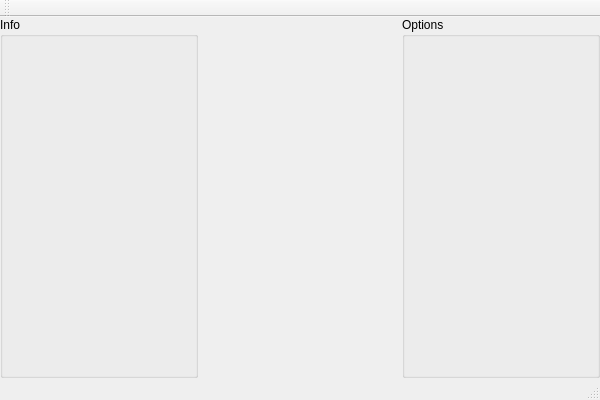
<?xml version="1.0" encoding="UTF-8"?>
<ui version="4.0">
 <class>chessClass</class>
 <widget class="QMainWindow" name="chessClass">
  <property name="geometry">
   <rect>
    <x>0</x>
    <y>0</y>
    <width>600</width>
    <height>400</height>
   </rect>
  </property>
  <property name="windowTitle">
   <string>Chai Chess</string>
  </property>
  <property name="windowIcon">
   <iconset resource="chess.qrc">
    <normaloff>:/chess/chai_symbol</normaloff>:/chess/chai_symbol</iconset>
  </property>
  <property name="iconSize">
   <size>
    <width>128</width>
    <height>128</height>
   </size>
  </property>
  <widget class="QWidget" name="centralWidget">
   <layout class="QHBoxLayout" name="horizontalLayout">
    <property name="spacing">
     <number>3</number>
    </property>
    <property name="leftMargin">
     <number>0</number>
    </property>
    <property name="topMargin">
     <number>0</number>
    </property>
    <property name="rightMargin">
     <number>0</number>
    </property>
    <property name="bottomMargin">
     <number>0</number>
    </property>
    <item>
     <widget class="QGroupBox" name="groupBoxInfo">
      <property name="title">
       <string>Info</string>
      </property>
     </widget>
    </item>
    <item>
     <widget class="QWidget" name="widget" native="true"/>
    </item>
    <item>
     <widget class="QGroupBox" name="groupBoxOptions">
      <property name="title">
       <string>Options</string>
      </property>
     </widget>
    </item>
   </layout>
  </widget>
  <widget class="QMenuBar" name="menuBar">
   <property name="geometry">
    <rect>
     <x>0</x>
     <y>0</y>
     <width>600</width>
     <height>21</height>
    </rect>
   </property>
  </widget>
  <widget class="QToolBar" name="mainToolBar">
   <attribute name="toolBarArea">
    <enum>TopToolBarArea</enum>
   </attribute>
   <attribute name="toolBarBreak">
    <bool>false</bool>
   </attribute>
  </widget>
  <widget class="QStatusBar" name="statusBar"/>
 </widget>
 <layoutdefault spacing="6" margin="11"/>
 <resources>
  <include location="chess.qrc"/>
 </resources>
 <connections/>
</ui>
